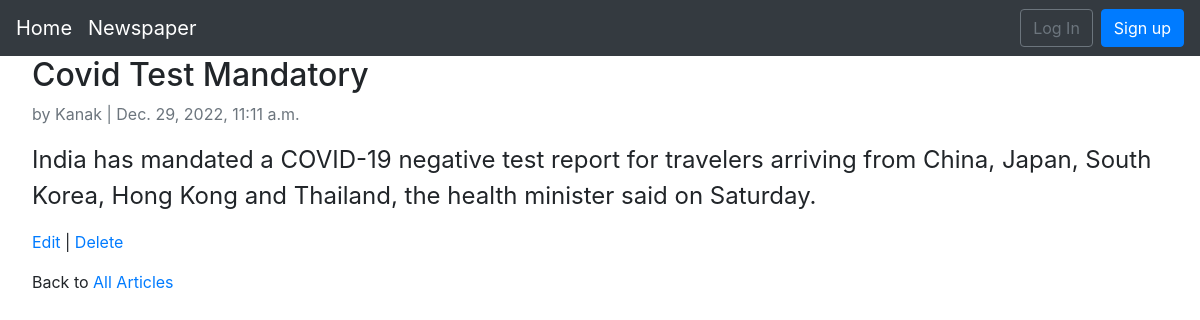
The page /articles/4/ on the database its author committed.
### articles/models.py (models this page shows, shortened)
class Article(models.Model):
    title = models.CharField(max_length=255)
    body = models.TextField()
    date = models.DateTimeField(auto_now_add=True)
    author = models.ForeignKey(get_user_model(), on_delete=models.CASCADE)

### accounts/models.py (models this page shows)
class CustomUser(AbstractUser):
    age = models.PositiveIntegerField(null=True, blank=True)

### articles/views.py (the view)
# urls.py: path('<int:pk>/', ArticleDetailView.as_view(), name='article_detail'),
class ArticleDetailView(DetailView):
    model = Article
    template_name = 'article_detail.html'

### templates/article_detail.html
{% extends 'base.html' %} {% block content %}
<div class="article-entry">
  <h2>{{object.title}}</h2>
  <p class="text-muted">by {{object.author}} | {{object.date}}</p>
  <p style="font-size: 1.5rem">{{object.body}}</p>
</div>
<p>
  <a href="{% url 'article_edit' article.pk %}">Edit</a> |
  <a href="{% url 'article_delete' article.pk %}">Delete</a>
</p>
<p>Back to <a href="{% url 'article_list' %}">All Articles</a></p>
{% endblock content %}

### rows shown on the page
Article: title "Covid Test Mandatory", author "Kanak", date "Dec. 29, 2022, 11:11 a.m.", body "India has mandated a COVID-19 negative test report for travelers arriving from China, Japan, South Korea, Hong Kong and Thailand, the health minister said on Saturday."
